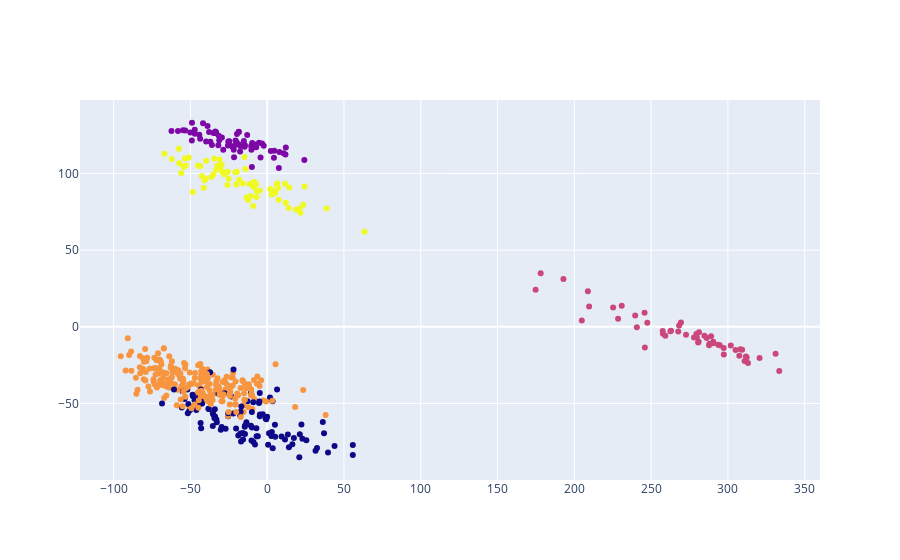

Notebook source saved alongside this figure:
### Code cell
fig = go.Figure()
fig.add_traces(
    go.Scatter(
        x=X_redux[:,0],
       y=X_redux[:,1],
       mode="markers",
       marker = {
           "color":kmeans.labels_
       }
    )
)
fig.show()

### Figure 1 — Plotly figure (JSON) as saved in the notebook; plotly's stock layout.template omitted (floating-point values rounded to 4 significant figures; data arrays with more than 128 entries replaced by an {"elided": "..."} marker saying what was removed)
{"data": [{"marker": {"color": {"elided": "511 int values"}}, "mode": "markers", "type": "scatter", "x": {"elided": "511 float values"}, "y": {"elided": "511 float values"}}], "layout": {}}
